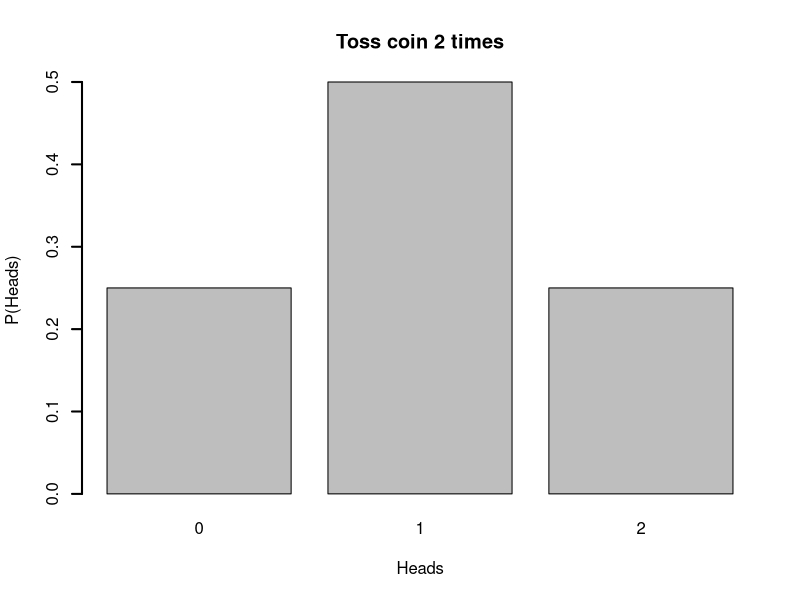
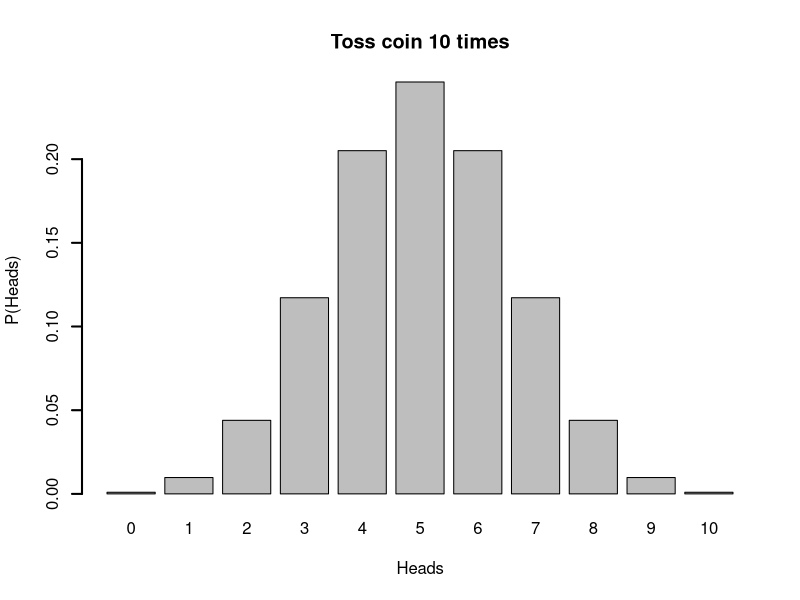
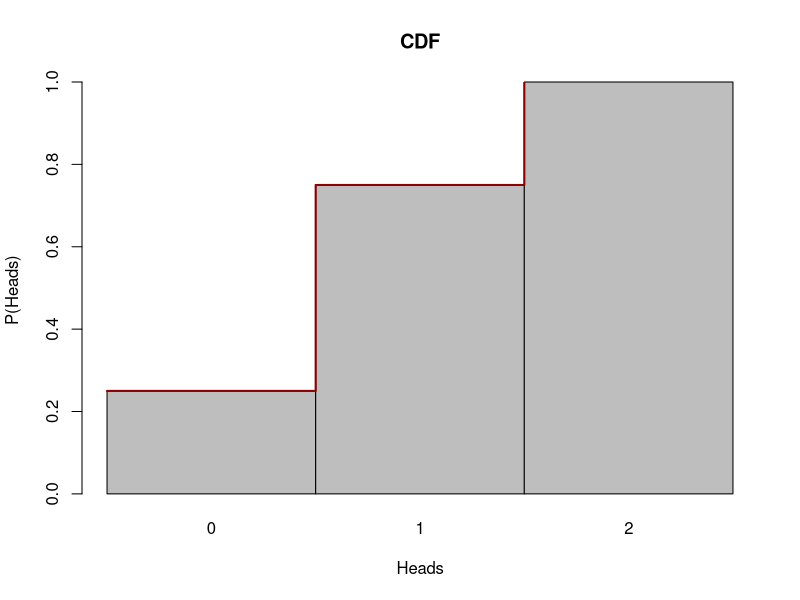
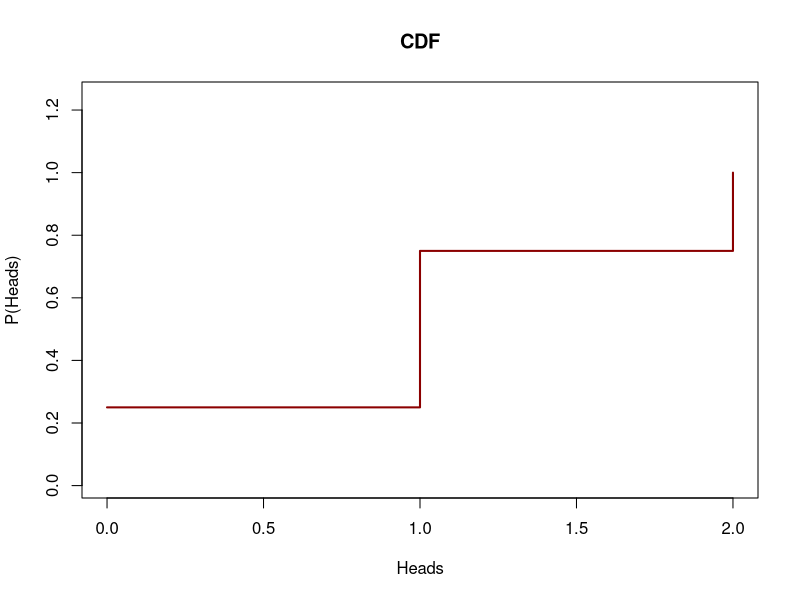
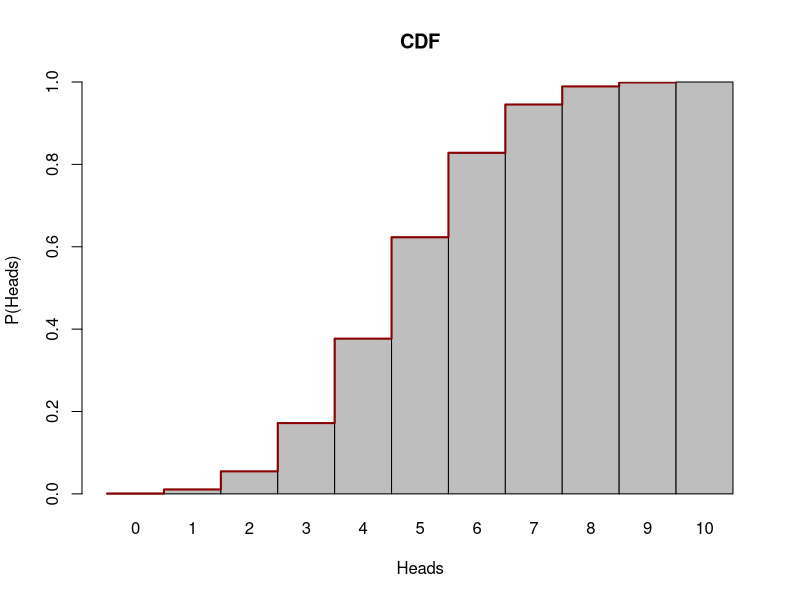
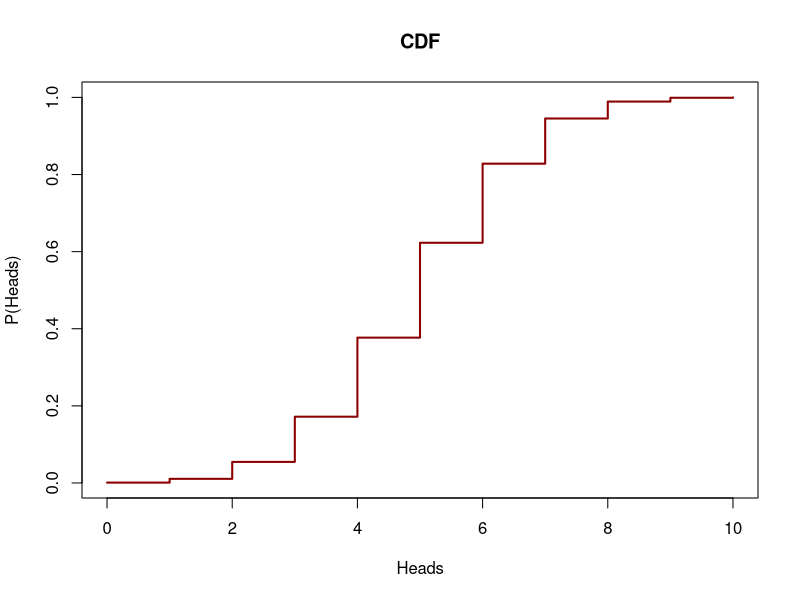
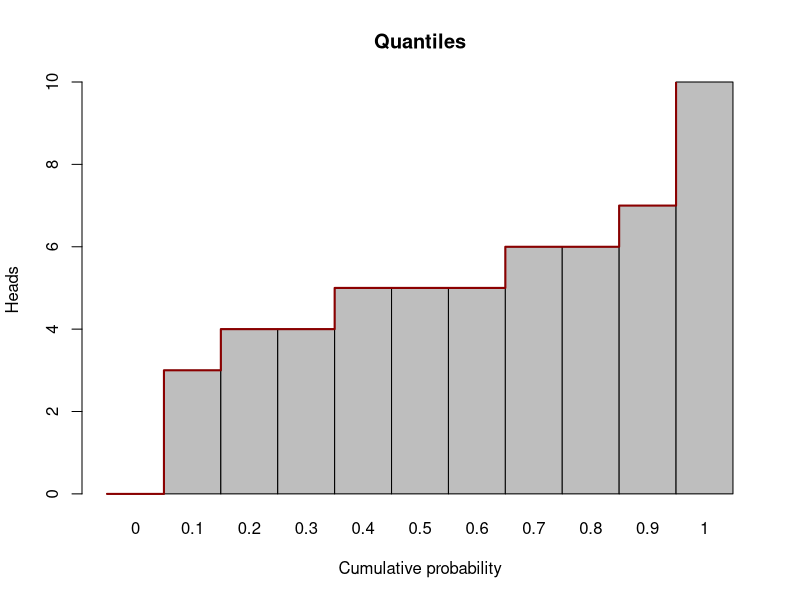
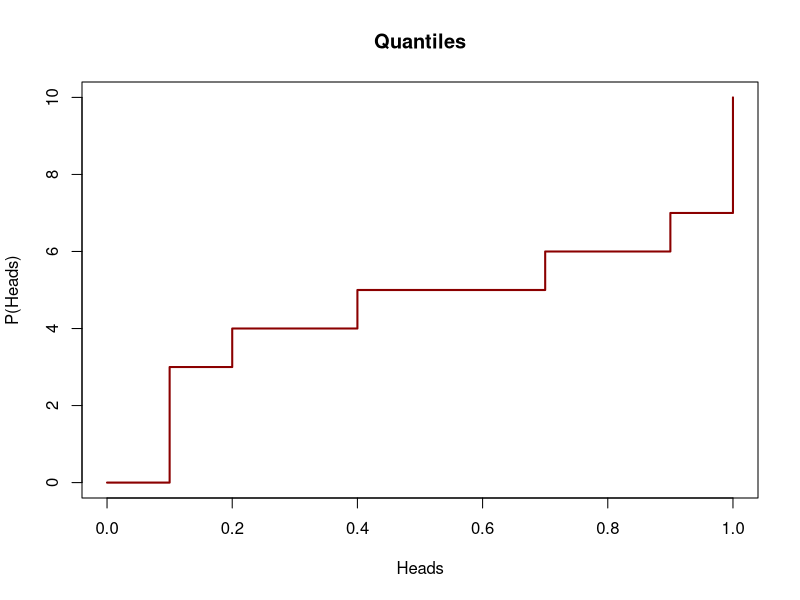

Write R code to recreate these figures, in order.
library(ggplot2)
library(patchwork)

##Probability Mass Function (PMF)
#Toss coin 2 times
d2 <- dbinom(0:2, size = 2, prob = 0.5)
barplot(d2, names.arg = 0:2, main = "Toss coin 2 times", xlab = "Heads", 
        ylab = "P(Heads)", lwd = 2)

#Toss coin 10 times
d10 <- dbinom(0:10, size = 10, prob = 0.5)
barplot(d10, names.arg = 0:10, main = "Toss coin 10 times", xlab = "Heads", 
        ylab = "P(Heads)", lwd = 2)



##Cumulative Distribution Function
#Toss coin 2 times CDF
p2 <- pbinom(0:2, size = 2, prob = 0.5)
barplot(p2, names.arg = 0:2, space = 0, main = "CDF", xlab = "Heads", 
        ylab = "P(Heads)")
lines(x = 0:2, y = p2, type = "s", col = "darkred", lwd = 2)

plot(x = 0:2, y = p2, type = "s", col = "darkred", main = "CDF", xlab = "Heads", 
     ylab = "P(Heads)", lwd = 2, asp = 1)

#Toss coin 10 times CDF
p10 <- pbinom(0:10, size = 10, prob = 0.5)
barplot(p10, names.arg = 0:10, space = 0, main = "CDF", xlab = "Heads", 
        ylab = "P(Heads)")
lines(x = 0:10, y = p10, type = "s", col = "darkred", lwd = 2)

CDFplot <- plot(x = 0:10, y = p10, type = "s", col = "darkred", main = "CDF", 
                xlab = "Heads", ylab = "P(Heads)", lwd = 2, asp = NA)

#CDF and quantiles
p <- seq(0, 1, 0.1)
q10 <- qbinom(p, size = 10, prob = 0.5)
barplot(q10, names.arg = p, space = 0, main = "Quantiles",
        xlab = "Cumulative probability", ylab = "Heads")
lines(x = 0:10, y = q10, type = "s", col = "darkred", lwd = 2)

qplot <- plot(x = p, y = q10, type = "s", col = "darkred", main = "Quantiles", 
              xlab = "Heads", ylab = "P(Heads)", lwd = 2)

##Randombiom
#n = 20
random <- rbinom(20, size = 10, prob = 0.25)
theory <- dbinom(0:10, size = 10, prob = 0.25)
hist(random, breaks = 0:10, main = "Histogram of rbinom(20,10,0.25)", 
     probability = TRUE, right = FALSE)
lines(0:10, theory, type = "s", lwd = 2, lty = 2, col = "darkred")
legend("top", legend = "dbinom", bty = "n", lty = 2, col = "darkred")

#n = 100
random <- rbinom(100, size = 10, prob = 0.25)
theory <- dbinom(0:10, size = 10, prob = 0.25)
hist(random, breaks = 0:10, main = "Histogram of rbinom(100,10,0.25)", 
     probability = TRUE, right = FALSE)
lines(0:10, theory, type = "s", lwd = 2, lty = 2, col = "darkred")
legend("top", legend = "dbinom", bty = "n", lty = 2, col = "darkred")

#n = 10000
random <- rbinom(10000, size = 10, prob = 0.25)
theory <- dbinom(0:10, size = 10, prob = 0.25)
hist(random, breaks = 0:10, main = "Histogram of rbinom(10000,10,0.25)", 
     probability = TRUE, right = FALSE)
lines(0:10, theory, type = "s", lwd = 2, lty = 2, col = "darkred")
legend("top", legend = "dbinom", bty = "n", lty = 2, col = "darkred")



##Binomial vs Hypergeometric

#Example
#7000 proteins tested, 1000 with interaction affinity, 
#453 of these with DUF3808(success), 3000 proteins tested have DUF3808

#Binomial
p = 3000/7000
dbinom(453, 1000, p)
pbinom(453-1, 1000, p, lower.tail = FALSE)

#Hypergeometric
dhyper(453, 3000, 4000, 1000)
phyper(453-1, 3000, 4000, 1000, lower.tail = FALSE)

#P(360<=x<=500)
x <- 360:500
dhAll <- dhyper(x, 3000, 4000, 1000)
barplot(dhAll, names.arg = x, xlab = "Number of successes", ylab = "P(X=k)")
sum(dhAll)











